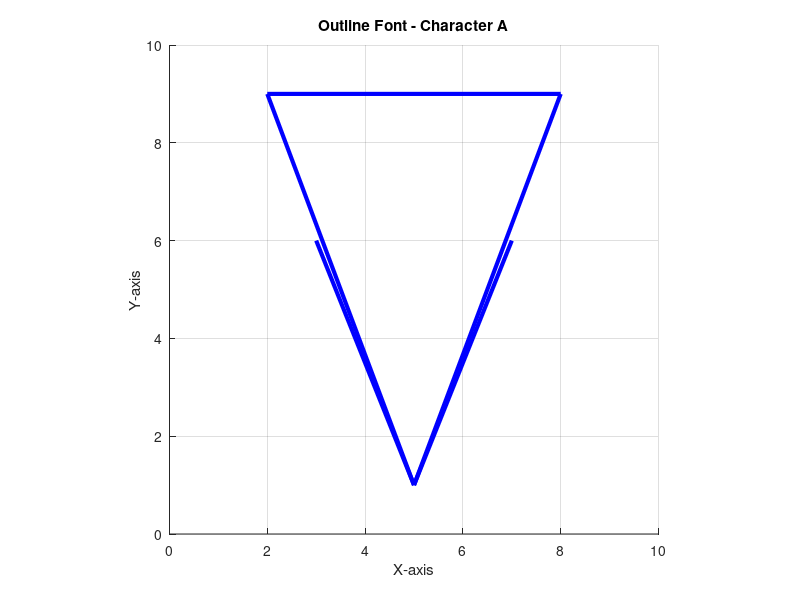

MATLAB code to generate this figure:
clc; clear; close all;

figure;
hold on;
grid on;
axis equal;
title('Outline Font - Character A');
xlabel('X-axis');
ylabel('Y-axis');
xlim([0, 10]);
ylim([0, 10]);

OUTLINE_POINTS = [5, 1; 2, 9; 8, 9; 5, 1; 3, 6; 7, 6];

plot(OUTLINE_POINTS(1:4, 1), OUTLINE_POINTS(1:4, 2), 'b-', 'LineWidth', 3);
plot([OUTLINE_POINTS(4,1), OUTLINE_POINTS(5,1)], [OUTLINE_POINTS(4,2), OUTLINE_POINTS(5,2)], 'b-', 'LineWidth', 3);
plot([OUTLINE_POINTS(4,1), OUTLINE_POINTS(6,1)], [OUTLINE_POINTS(4,2), OUTLINE_POINTS(6,2)], 'b-', 'LineWidth', 3);
